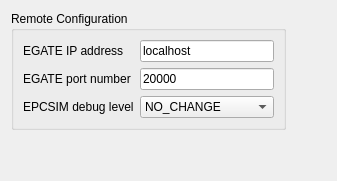
        <widget class="QWidget" name="tab_epc">
         <attribute name="title">
          <string>Epc</string>
         </attribute>
         <layout class="QGridLayout" name="gridLayout_13">
          <item row="0" column="0">
           <widget class="QGroupBox" name="gb_iph_epc">
            <property name="title">
             <string>Remote Configuration</string>
            </property>
            <layout class="QFormLayout" name="formLayout_15">
             <property name="fieldGrowthPolicy">
              <enum>QFormLayout::AllNonFixedFieldsGrow</enum>
             </property>
             <item row="0" column="0">
              <widget class="QLabel" name="label_2">
               <property name="text">
                <string>EGATE IP address</string>
               </property>
               <property name="buddy">
                <cstring>le_epc_ip</cstring>
               </property>
              </widget>
             </item>
             <item row="0" column="1">
              <widget class="QLineEdit" name="le_epc_ip">
               <property name="enabled">
                <bool>true</bool>
               </property>
               <property name="text">
                <string>localhost</string>
               </property>
              </widget>
             </item>
             <item row="1" column="0">
              <widget class="QLabel" name="label_3">
               <property name="text">
                <string>EGATE port number</string>
               </property>
               <property name="buddy">
                <cstring>le_epc_port</cstring>
               </property>
              </widget>
             </item>
             <item row="1" column="1">
              <widget class="QLineEdit" name="le_epc_port">
               <property name="enabled">
                <bool>true</bool>
               </property>
               <property name="text">
                <string>20000</string>
               </property>
              </widget>
             </item>
             <item row="2" column="0">
              <widget class="QLabel" name="label_4">
               <property name="text">
                <string>EPCSIM debug level</string>
               </property>
               <property name="buddy">
                <cstring>cmb_epc_log_level</cstring>
               </property>
              </widget>
             </item>
             <item row="2" column="1">
              <widget class="QComboBox" name="cmb_epc_log_level">
               <property name="currentIndex">
                <number>7</number>
               </property>
               <item>
                <property name="text">
                 <string>DEBUG</string>
                </property>
               </item>
               <item>
                <property name="text">
                 <string>INFORMATION</string>
                </property>
               </item>
               <item>
                <property name="text">
                 <string>CTRL_STAT_INFO</string>
                </property>
               </item>
               <item>
                <property name="text">
                 <string>WARNING</string>
                </property>
               </item>
               <item>
                <property name="text">
                 <string>ERROR</string>
                </property>
               </item>
               <item>
                <property name="text">
                 <string>FATAL</string>
                </property>
               </item>
               <item>
                <property name="text">
                 <string>OFF</string>
                </property>
               </item>
               <item>
                <property name="text">
                 <string>NO_CHANGE</string>
                </property>
               </item>
              </widget>
             </item>
            </layout>
           </widget>
          </item>
          <item row="0" column="1">
           <spacer name="horizontalSpacer_8">
            <property name="orientation">
             <enum>Qt::Horizontal</enum>
            </property>
            <property name="sizeHint" stdset="0">
             <size>
              <width>40</width>
              <height>20</height>
             </size>
            </property>
           </spacer>
          </item>
          <item row="1" column="0">
           <spacer name="verticalSpacer_7">
            <property name="orientation">
             <enum>Qt::Vertical</enum>
            </property>
            <property name="sizeHint" stdset="0">
             <size>
              <width>20</width>
              <height>40</height>
             </size>
            </property>
           </spacer>
          </item>
         </layout>
        </widget>
